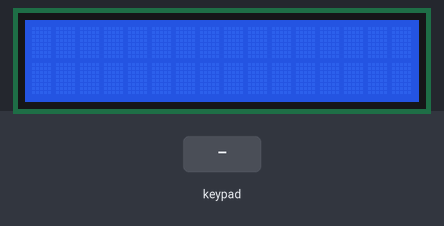
This sketch was run on a simulated Arduino Uno, built with avr-gcc and run on an emulated ATmega328P. On the bench: 16×2 character LCD. Inputs (shaded band) come from the test bench.

Above: at 1.2 s.
1.3 s: keypad keys 8 9 1 0 1 1 # pressed 0.4 s apart
At 4.7 s:
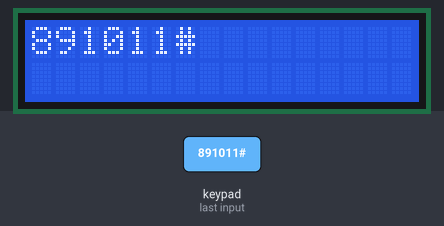
5.6 s: key 'A' pressed
At 6.2 s:
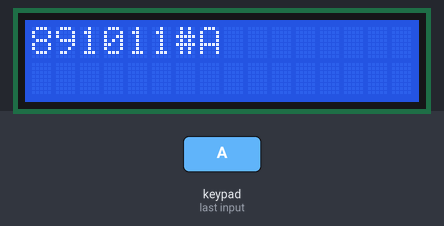
7.1 s: key 'B' pressed
At 8.3 s:
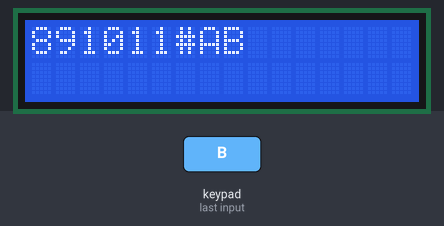
8.6 s: keypad keys 8 9 1 0 1 1 * pressed 0.4 s apart
At 11.3 s:
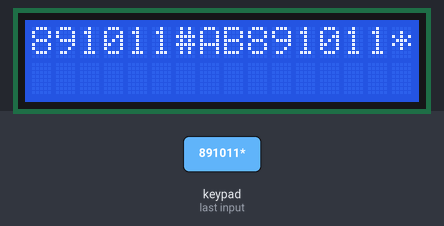
Timing chart, 0 to 12.8 s (numbered marks = the images above; inputs shaded):
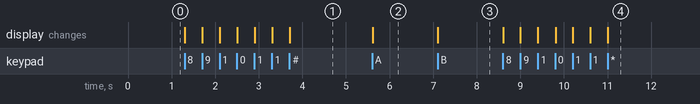

Measured:
- after the input at 1.3 s, the display: first changes at once (image 1 shows a later state)
- after the input at 5.6 s, the display: changes at once (image 2)
- after the input at 7.1 s, the display: changes at once (image 3)
- after the input at 8.6 s, the display: first changes at once (image 4 shows a later state)

The sketch:

file.ino
```cpp
#include<Keypad.h>
#include<LiquidCrystal.h>

LiquidCrystal lcd(6,7,2,3,4,5);

const byte ROWS = 4;
const byte COLS = 4;
char keys [ROWS][COLS] = {
  {'1','2','3','A'},
  {'4','5','6','B'},
  {'7','8','9','C'},
  {'*','0','#','D'}
};
byte rowPins[ROWS] = {A0,A1,A2,A3};
byte colPins[COLS] = {8,9,10,11};
Keypad keypad = Keypad(makeKeymap(keys), rowPins, colPins, ROWS, COLS);

int LCDRow = 0;

void setup()
{
  lcd.begin(16,2);
  lcd.setCursor(LCDRow, 0);
}

void loop()
{
  char key = keypad.getKey();
  if(key)
  {
    lcd.print(key);
    lcd.setCursor(++LCDRow, 0);
  }
}
```
